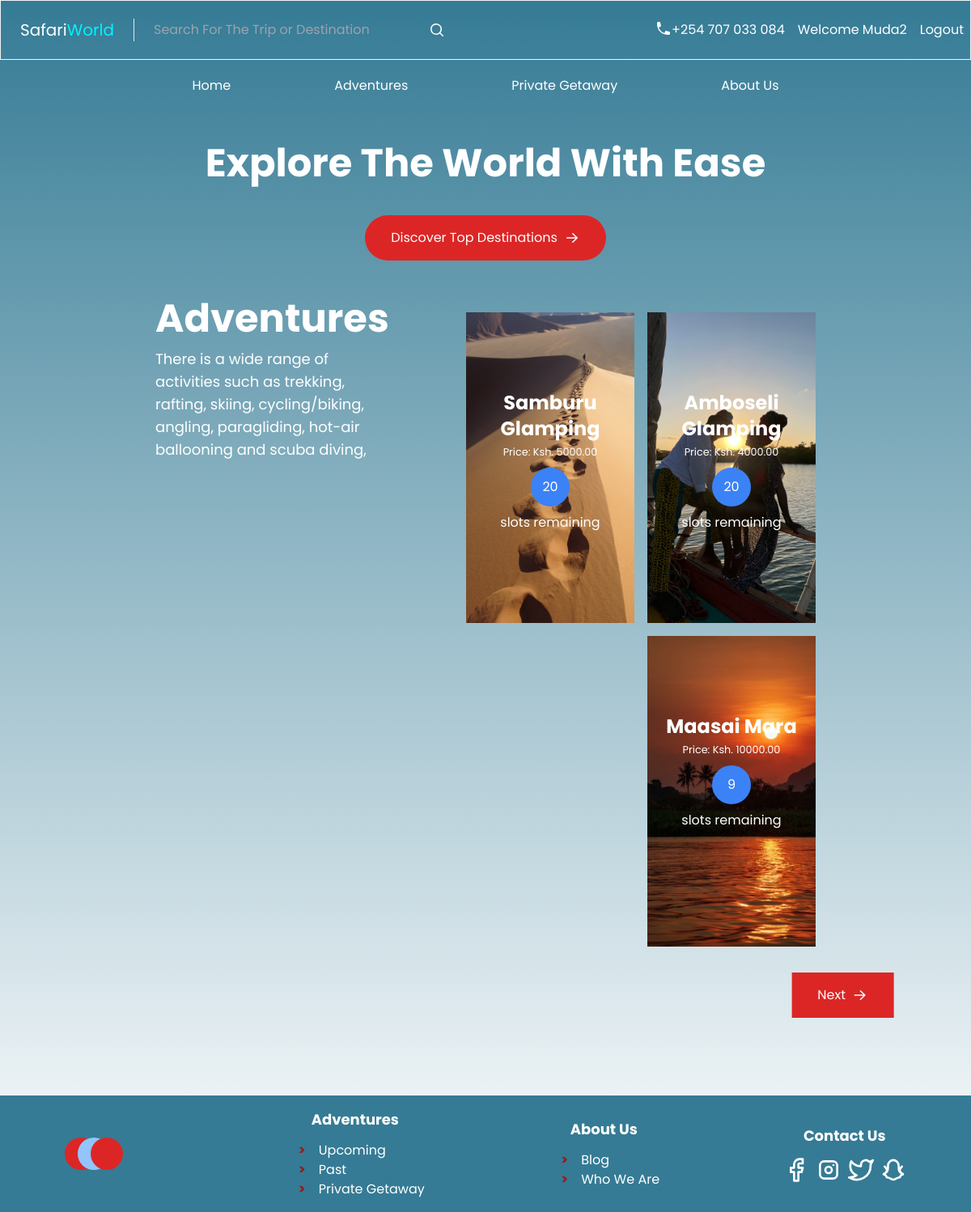
The page /adventures/ (signed in) on the database its author committed.
### booking/models.py (models this page shows, shortened)
class BaseModel(models.Model):
    id = models.UUIDField(primary_key=True, default=uuid.uuid4, editable=False)
    created_at = models.DateTimeField(auto_now_add=True)
    updated_at = models.DateTimeField(auto_now=True)
    class Meta:
        abstract = True

class User(BaseModel, AbstractUser):
    USER_TYPES = (
        ('A', 'Admin'),
        ('S', 'Staff'),
        ('U', 'User'),
    )
    GENDER_CHOICES = (
        (1, 'Male'),
        (2, 'Female'),
        (3, 'Other'),
    )
    user_type = models.CharField(choices=USER_TYPES, max_length=250)
    first_name = models.CharField(max_length=50)
    last_name = models.CharField(max_length=50)
    email = models.EmailField(max_length=250)
    date_of_birth = models.DateField(null=True)
    phone_number = models.CharField(max_length=20)
    gender = models.IntegerField(choices=GENDER_CHOICES, null=True)
    bio = models.CharField(max_length=250, blank=True)
    password = models.CharField(max_length=128)
    REQUIRED_FIELDS = ['first_name', 'last_name', 'phone_number', 'password']

class Adventure(BaseModel):
    name = models.CharField(max_length=250)
    place_id = models.ForeignKey(Place, on_delete=models.SET_NULL, null=True, related_name='adventures')
    description = models.CharField(max_length=1024)
    departure_date = models.DateField()
    return_date = models.DateField()
    price = models.DecimalField(max_digits=10, decimal_places=2)
    slots = models.IntegerField()
    age_limit = models.IntegerField(default=0)
    activities = models.CharField(max_length=250)
    image = models.FileField(upload_to='images', null=True)

### booking/views.py (the view)
# urls.py: path('adventures/', views.adventures, name='adventures'),
def adventures(request):
    p = Paginator(Adventure.objects.all(), 3)
    page = request.GET.get('page')
    adventures = p.get_page(page)
    context = {"adventures": adventures}
    return render(request, 'booking/all_adventures.html', context)

### booking/templates/booking/all_adventures.html (shortened to what this page needs)
{% extends 'booking/base.html' %} {% load static %} {% block content %}
<section class="mx-16 my-12 text-white md:flex md:mx-48">
  <div class="w-full sm:w-4/12">
    <h2 class="mb-3 text-5xl font-bold">Adventures</h2>
    <p class="mb-3 text-lg whitespace-normal">
      There is a wide range of activities such as trekking, rafting, skiing,
      cycling/biking, angling, paragliding, hot-air ballooning and scuba diving,
    </p>
  </div>
  <div
    class="flex flex-wrap items-end justify-end w-full mx-auto space-x-4 space-y-4 sm:w-10/12 px-auto"
  >
    {% for adventure in adventures %}
    <div
      class="bg-[url('/static/{{ adventure.image }}')] w-full md:w-1/3 lg:w-52 xl:w-60 h-96 bg-center bg-cover text-center pt-24 group transition ease-in-out delay-150 hover:scale-105"
    >
      <p class="text-2xl font-bold">{{ adventure.name}}</p>
      <small>Price: Ksh. {{ adventure.price}}</small>
      <span
        class="flex items-center justify-center w-12 h-12 mx-auto my-2 bg-blue-500 rounded-full"
        >{{ adventure.slots}}
      </span>
      <p>slots remaining</p>
    </div>
    {% endfor %}
    <div class="flex justify-center basis-full">
       {% if adventures.has_next %}
      <div
        class="flex items-center bg-red-600 py-4 my-4 px-8 max-w-fit md:translate-x-[235%]"
      >
        <a
          href="?page={{ adventures.next_page_number }}"
          class="pr-2 text-white"
          >Next</a
        >
        <svg
          xmlns="http://www.w3.org/2000/svg"
          viewBox="0 0 20 20"
          fill="currentColor"
          class="w-5 h-5 text-white"
        >
          <path
            fill-rule="evenodd"
            d="M3 10a.75.75 0 01.75-.75h10.638L10.23 5.29a.75.75 0 111.04-1.08l5.5 5.25a.75.75 0 010 1.08l-5.5 5.25a.75.75 0 11-1.04-1.08l4.158-3.96H3.75A.75.75 0 013 10z"
            clip-rule="evenodd"
          />
        </svg>
      </div>
      {% endif %}
    </div>
  </div>
</section>
{% endblock%}

### booking/templates/booking/base.html (shortened to what this page needs)
<!DOCTYPE html>
<html lang="en">
  <head>
    <script src="https://cdn.tailwindcss.com"></script>
  </head>
  <body
    class="bg-gradient-to-b from-[#357B95] to-transparent bg-no-repeat bg-cover font-serif"
  >
    <header
      class="items-center justify-between py-4 text-white border border-gray-100 md:flex"
    >
      <div class="flex items-center">
        <h4
          class="px-4 text-xl text-white border-r border-gray-200 font-weight-600 md:px-6"
        >
          <a href="{% url 'home' %}"
            >Safari<span style="color: #00f3ff">World</span></a
          >
        </h4>
        <div class="flex items-center sm:text-red">
          <input
            type="text"
            placeholder="Search For The Trip or Destination"
            class="p-2 mx-4 bg-transparent focus:outline-none text-white-300 w-100"
          />
          <svg
            xmlns="http://www.w3.org/2000/svg"
            viewBox="0 0 20 20"
            fill="currentColor"
            class="w-5 h-5"
          >
            <path
              fill-rule="evenodd"
              d="M9 3.5a5.5 5.5 0 100 11 5.5 5.5 0 000-11zM2 9a7 7 0 1112.452 4.391l3.328 3.329a.75.75 0 11-1.06 1.06l-3.329-3.328A7 7 0 012 9z"
              clip-rule="evenodd"
            />
          </svg>
        </div>
      </div>
      <div class="flex space-x-4">
        <div class="flex mx-2 space-x-4">
          <div class="flex item-center">
            <p>+254 707 033 084</p>
          </div>
          {% if request.user.is_authenticated %}
          <p>Welcome {{ request.user.first_name }}</p>
          <a href="{% url 'logout' %}?next={{ request.path|urlencode }}"
            >Logout</a
          >
          {% else %}
          <a href="{% url 'login' %}?next={{ request.path|urlencode }}"
            >Login</a
          >
          <a href="{% url 'signup' %}">Signup</a>
          {% endif %}
        </div>
      </div>
    </header>
    <nav class="flex my-5 text-white md:justify-center">
      <ul class="md:flex">
        <li class="px-8 md:px-16"><a href="{% url 'home' %}">Home</a></li>
        <li class="px-8 md:px-16">
          <a href="{% url 'adventures' %}">Adventures</a>
        </li>
        <li class="px-8 md:px-16"><a href="#">Private Getaway</a></li>
        <li class="px-8 md:px-16"><a href="#">About Us</a></li>
      </ul>
    </nav>
    <section>
      <h1 class="py-10 text-5xl font-bold text-center text-white">
        Explore The World With Ease
      </h1>
      <div
        class="flex items-center px-8 py-4 mx-auto bg-red-600 rounded-full max-w-fit"
      >
        <a href="{% url 'adventures' %}" class="pr-2 text-white"
          >Discover Top Destinations
        </a>
        <svg
          xmlns="http://www.w3.org/2000/svg"
          viewBox="0 0 20 20"
          fill="currentColor"
          class="w-5 h-5 text-white"
        >
          <path
            fill-rule="evenodd"
            d="M3 10a.75.75 0 01.75-.75h10.638L10.23 5.29a.75.75 0 111.04-1.08l5.5 5.25a.75.75 0 010 1.08l-5.5 5.25a.75.75 0 11-1.04-1.08l4.158-3.96H3.75A.75.75 0 013 10z"
            clip-rule="evenodd"
          />
        </svg>
      </div>
    </section>
    {% block content%} {% endblock %}
    <footer
      class="md:flex bg-[#357B95] h-full justify-around items-center px-8 md:px-1 py-4 text-white mt-20"
    >
      <div class="flex">
        <div
          class="w-10 h-10 p-3 -translate-x-12 bg-red-600 rounded-full"
        ></div>
      </div>
      <div>
        <h4 class="mb-3 text-lg font-bold md:text-center">Adventures</h4>
        <ul>
          <li
            class="pl-4 before:content-['>'] before:mr-3 before:text-red-800 before:font-bold"
          >
            <a href="#">Upcoming</a>
          </li>
          <li
            class="pl-4 before:content-['>'] before:mr-3 before:text-red-800 before:font-bold"
          >
            <a href="#">Past</a>
          </li>
          <li
            class="pl-4 before:content-['>'] before:mr-3 before:text-red-800 before:font-bold"
          >
            <a href="#">Private Getaway</a>
          </li>
        </ul>
      </div>
      <div>
        <h4 class="mb-3 text-lg font-bold md:text-center">About Us</h4>
        <ul>
          <li
            class="pl-4 before:content-['>'] before:mr-3 before:text-red-800 before:font-bold"
          >
            <a href="#">Blog</a>
          </li>
          <li
            class="pl-4 before:content-['>'] before:mr-3 before:text-red-800 before:font-bold"
          >
            <a href="#">Who We Are</a>
          </li>
        </ul>
      </div>
      <div>
        <h4 class="mb-3 text-lg font-bold md:text-center">Contact Us</h4>
        <div class="flex item-center gap-x-2">
          <svg
            class="w-8 h-8 text-white-300"
            viewBox="0 0 24 24"
            fill="none"
            stroke="currentColor"
            stroke-width="2"
            stroke-linecap="round"
            stroke-linejoin="round"
          >
            <path
              d="M18 2h-3a5 5 0 0 0-5 5v3H7v4h3v8h4v-8h3l1-4h-4V7a1 1 0 0 1 1-1h3z"
            />
          </svg>
        </div>
      </div>
    </footer>
  </body>
</html>

### booking/templates/booking/base.html (style rules this page uses)
body { font-family: "Poppins" !important; }

### rows shown on the page
User: user.first_name "Muda2"
Adventure: image (picture), name "Samburu Glamping", price "5000.00", slots "20"
Adventure: image (picture), name "Amboseli Glamping", price "4000.00", slots "20"
Adventure: image (picture), name "Maasai Mara", price "10000.00", slots "9"
